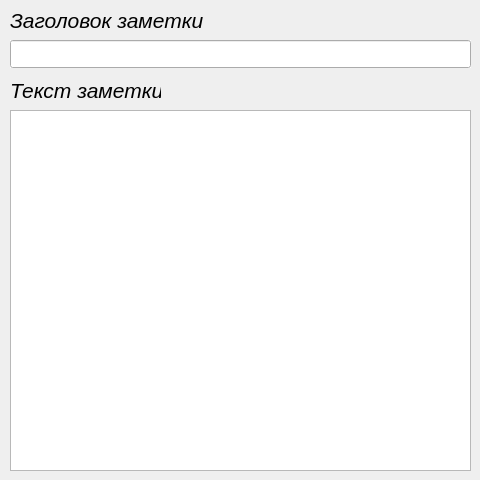
<?xml version="1.0" encoding="UTF-8"?>
<ui version="4.0">
 <class>additional_window</class>
 <widget class="QDialog" name="additional_window">
  <property name="geometry">
   <rect>
    <x>0</x>
    <y>0</y>
    <width>480</width>
    <height>480</height>
   </rect>
  </property>
  <property name="windowTitle">
   <string>Добавить заметку</string>
  </property>
  <widget class="QLineEdit" name="note_title_line">
   <property name="geometry">
    <rect>
     <x>10</x>
     <y>40</y>
     <width>461</width>
     <height>28</height>
    </rect>
   </property>
   <property name="autoFillBackground">
    <bool>true</bool>
   </property>
  </widget>
  <widget class="QLabel" name="note_title_label">
   <property name="geometry">
    <rect>
     <x>10</x>
     <y>10</y>
     <width>201</width>
     <height>21</height>
    </rect>
   </property>
   <property name="font">
    <font>
     <pointsize>16</pointsize>
     <italic>true</italic>
    </font>
   </property>
   <property name="text">
    <string>Заголовок заметки</string>
   </property>
  </widget>
  <widget class="QLabel" name="note_text_label">
   <property name="geometry">
    <rect>
     <x>10</x>
     <y>80</y>
     <width>151</width>
     <height>21</height>
    </rect>
   </property>
   <property name="font">
    <font>
     <pointsize>16</pointsize>
     <italic>true</italic>
    </font>
   </property>
   <property name="text">
    <string>Текст заметки</string>
   </property>
  </widget>
  <widget class="QTextEdit" name="note_content_text">
   <property name="geometry">
    <rect>
     <x>10</x>
     <y>110</y>
     <width>461</width>
     <height>361</height>
    </rect>
   </property>
  </widget>
 </widget>
 <resources/>
 <connections/>
</ui>
